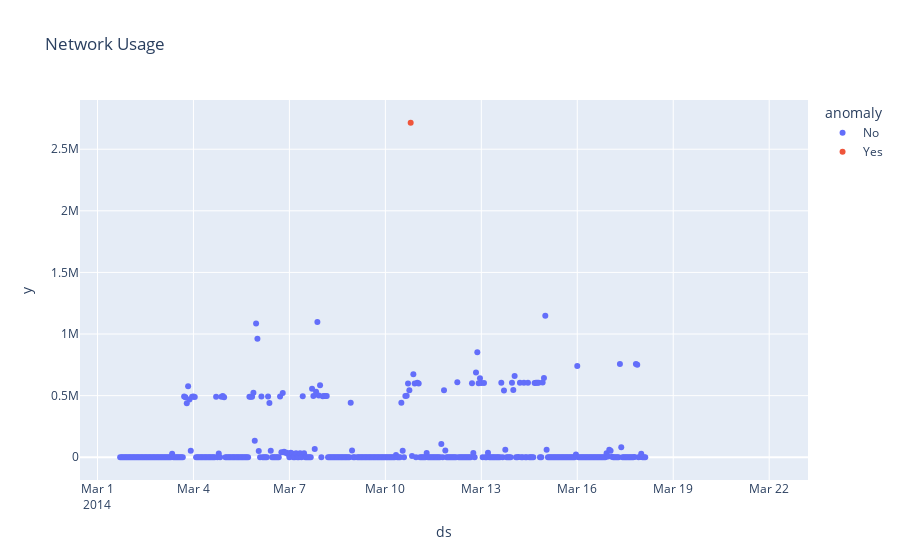

The notebook cell saved with this chart:
### Code cell
#visualize the anomaly data
fig = px.scatter(result.reset_index(), x='ds', y='y', color='anomaly', title='Network Usage')
fig.show()

### Figure 1 — Plotly figure (JSON) as saved in the notebook; plotly's stock layout.template omitted (floating-point values rounded to 4 significant figures; data arrays with more than 128 entries replaced by an {"elided": "..."} marker saying what was removed)
{"data": [{"hovertemplate": "anomaly=No<br>ds=%{x}<br>y=%{y}<extra></extra>", "legendgroup": "No", "marker": {"color": "#636efa", "symbol": "circle"}, "mode": "markers", "name": "No", "orientation": "v", "showlegend": true, "type": "scatter", "x": {"elided": "486 str values"}, "xaxis": "x", "y": {"elided": "486 float values"}, "yaxis": "y"}, {"hovertemplate": "anomaly=Yes<br>ds=%{x}<br>y=%{y}<extra></extra>", "legendgroup": "Yes", "marker": {"color": "#EF553B", "symbol": "circle"}, "mode": "markers", "name": "Yes", "orientation": "v", "showlegend": true, "type": "scatter", "x": ["2014-03-10T19:00:00"], "xaxis": "x", "y": [2715000.0], "yaxis": "y"}], "layout": {"autosize": true, "legend": {"title": {"text": "anomaly"}, "tracegroupgap": 0}, "title": {"text": "Network Usage"}, "xaxis": {"anchor": "y", "autorange": true, "domain": [0, 1], "range": ["2014-02-28 11:58:33.6432", "2014-03-23 04:01:26.3568"], "title": {"text": "ds"}, "type": "date"}, "yaxis": {"anchor": "x", "autorange": true, "domain": [0, 1], "range": [-224000.0, 2939000.0], "title": {"text": "y"}, "type": "linear"}}}
